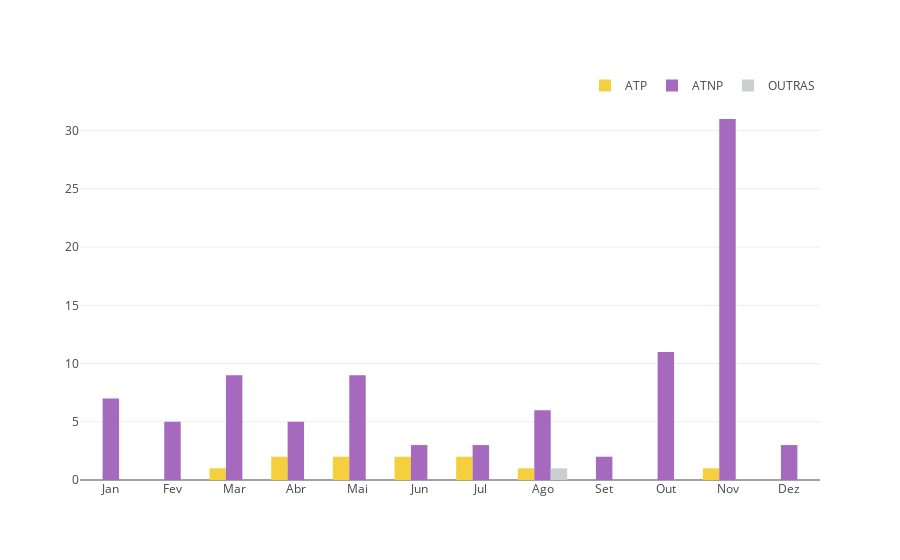

The cell this chart's notebook holds for it:
### Code cell
fig1 = go.Figure()
fig1.add_trace(go.Bar(x=g1.mes_acao,  # index por que? porque o index é a 'date'
                        y=g1['Apoio Técnico Presencial (ATP)'],
                        marker_color='#F4D03F',
                        name='ATP',
                        hovertemplate='%{y:,.0f}'
                        ))
fig1.add_trace(go.Bar(x=g1.mes_acao,
                            y=g1['Apoio Técnico Não Presencial (ATNP)'],
                            marker_color='#A569BD',
                            name='ATNP',
                            hovertemplate='%{y:,.0f}'
                            ))
fig1.add_trace(go.Bar(x=g1.mes_acao,
                            y=g1['Outras Ações'],
                            marker_color='#CACFD2',
                            name='OUTRAS',
                            hovertemplate='%{y:,.0f}'
                            ))

fig1.update_layout(template=None, autosize=True, title=None,
                    legend=dict(
                        orientation="h",
                        yanchor="bottom",
                        y=1.0,
                        xanchor="right",
                        x=1,
                        font=dict(size=12)))

### Figure 1 — Plotly figure (JSON) as saved in the notebook; plotly's stock layout.template omitted (floating-point values rounded to 4 significant figures)
{"data": [{"hovertemplate": "%{y:,.0f}", "marker": {"color": "#F4D03F"}, "name": "ATP", "type": "bar", "x": ["Jan", "Fev", "Mar", "Abr", "Mai", "Jun", "Jul", "Ago", "Set", "Out", "Nov", "Dez"], "y": [0, 0, 1, 2, 2, 2, 2, 1, 0, 0, 1, 0]}, {"hovertemplate": "%{y:,.0f}", "marker": {"color": "#A569BD"}, "name": "ATNP", "type": "bar", "x": ["Jan", "Fev", "Mar", "Abr", "Mai", "Jun", "Jul", "Ago", "Set", "Out", "Nov", "Dez"], "y": [7, 5, 9, 5, 9, 3, 3, 6, 2, 11, 31, 3]}, {"hovertemplate": "%{y:,.0f}", "marker": {"color": "#CACFD2"}, "name": "OUTRAS", "type": "bar", "x": ["Jan", "Fev", "Mar", "Abr", "Mai", "Jun", "Jul", "Ago", "Set", "Out", "Nov", "Dez"], "y": [0, 0, 0, 0, 0, 0, 0, 1, 0, 0, 0, 0]}], "layout": {"autosize": true, "legend": {"font": {"size": 12}, "orientation": "h", "x": 1, "xanchor": "right", "y": 1, "yanchor": "bottom"}, "title": {}}}
